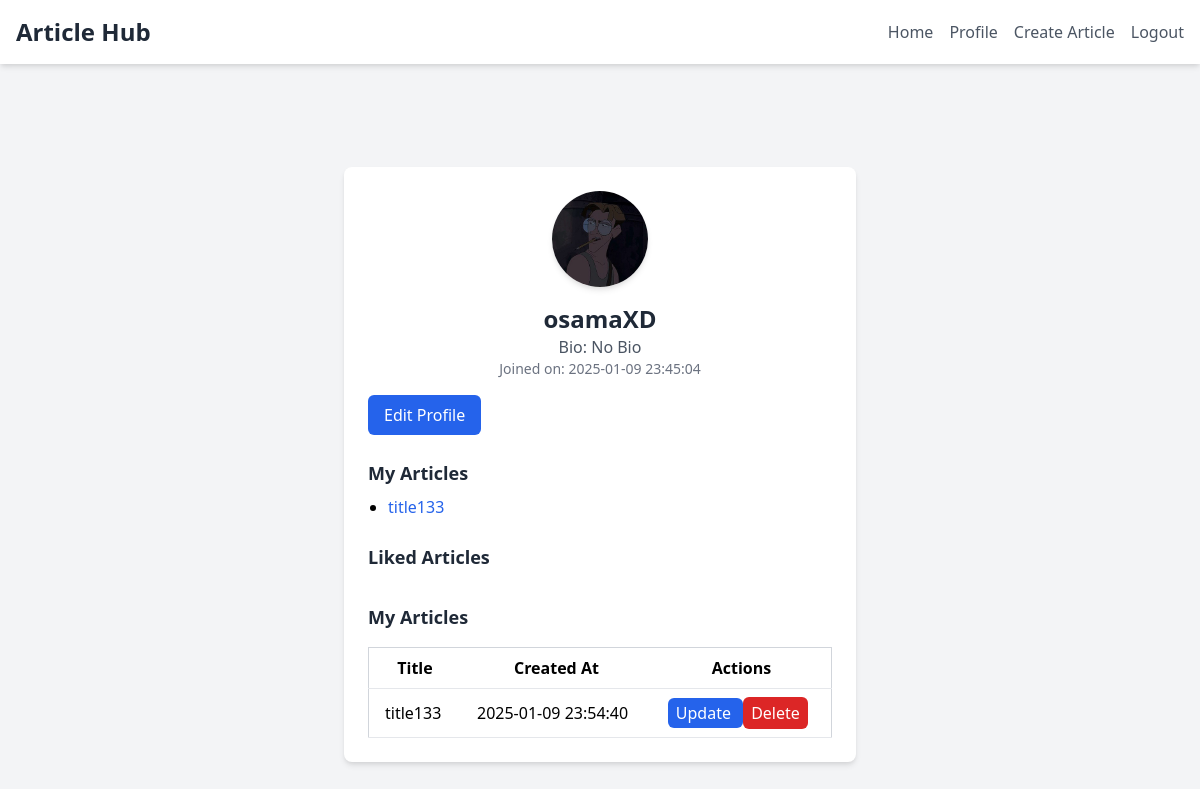
The page /views/profile.php (signed in) on the database as committed earlier.
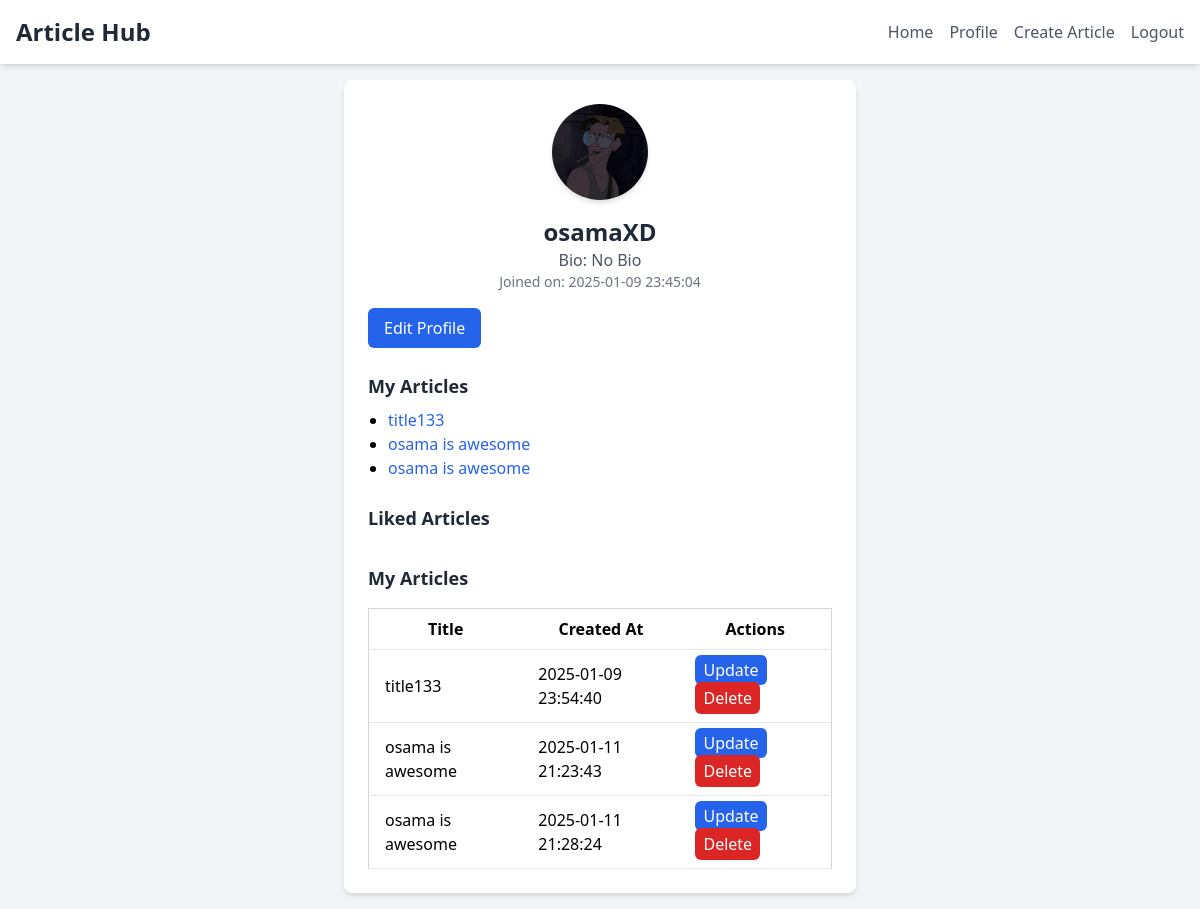
The same page on the database as committed later.
### tables this page shows
CREATE TABLE `users` (
  `UserID` int NOT NULL AUTO_INCREMENT,
  `Username` varchar(50) NOT NULL,
  `FirstName` varchar(50) NOT NULL,
  `LastName` varchar(50) NOT NULL,
  `Email` varchar(100) NOT NULL,
  `Password` varchar(255) NOT NULL,
  `UserType` enum('Admin','Member','Author') NOT NULL,
  `DateOfJoining` datetime DEFAULT CURRENT_TIMESTAMP,
  `Birthday` date NOT NULL,
  `Bio` text,
  `token_auth` text,
  `ProfileImage` varchar(255) DEFAULT '../assets/img/default.jpg',
  `IsBanned` enum('yes','no') DEFAULT 'no',
  PRIMARY KEY (`UserID`),
  UNIQUE KEY `Username` (`Username`),
  UNIQUE KEY `Email` (`Email`)
);

CREATE TABLE `articles` (
  `ArticleID` int NOT NULL AUTO_INCREMENT,
  `AuthorID` int DEFAULT NULL,
  `BannerImage` varchar(255) DEFAULT NULL,
  `Title` varchar(255) NOT NULL,
  `InnerText` text NOT NULL,
  `CreatedAt` datetime DEFAULT CURRENT_TIMESTAMP,
  `CategoryID` int DEFAULT NULL,
  `IsBanned` enum('yes','no') DEFAULT 'no',
  PRIMARY KEY (`ArticleID`),
  KEY `fk_author_id` (`AuthorID`),
  KEY `fk_category_id` (`CategoryID`),
  CONSTRAINT `articles_ibfk_1` FOREIGN KEY (`AuthorID`) REFERENCES `users` (`UserID`) ON DELETE CASCADE,
  CONSTRAINT `fk_author_id` FOREIGN KEY (`AuthorID`) REFERENCES `users` (`UserID`) ON DELETE CASCADE,
  CONSTRAINT `fk_category_id` FOREIGN KEY (`CategoryID`) REFERENCES `categories` (`CategoryID`) ON DELETE SET NULL
);

### control/Users.php (called while the page is built, shortened)
<?php
class Users {
    private $conn;
    private $table_name = "Users";
    public function __construct($db, $userID = null, $username = null, $firstName = null, $lastName = null, $email = null, $password = null, $userType = null, $birthday = null, $bio = null, $isBanned = 'no', $profileImage = null) {
        $this->conn = $db;
    }
    public function getUserByID($userID) {
        $query = "SELECT * FROM " . $this->table_name . " WHERE UserID = :userID";
        $stmt = $this->conn->prepare($query);
        $stmt->bindParam(':userID', $userID);
        $stmt->execute();
        return $stmt->fetch(PDO::FETCH_ASSOC);
    }
}

### control/Articles.php (called while the page is built, shortened)
<?php
class Articles {
    private $conn;
    private $authorID;
    public function __construct($db, $articleID = null, $authorID = null, $bannerImage = null, $title = null, $content = null, $categoryID = null) {
        $this->conn = $db;
        $this->authorID = $authorID;
    }
    public function getArticlesByAuthorID($authorID = null) {
        $authorID = $authorID ?? $this->authorID;
        $query = "SELECT * FROM Articles WHERE AuthorID = :authorID";
        $stmt = $this->conn->prepare($query);
        $stmt->bindParam(':authorID', $authorID);
        $stmt->execute();
        return $stmt->fetchAll(PDO::FETCH_ASSOC);
    }
}

### views/profile.php (the view, shortened to what this page needs)
<?php
require_once '../control/Users.php';
require_once '../control/Articles.php';
$database = new Database();
$pdo = $database->getConnection();
if (isset($_SESSION['user'])) {
    $user = $_SESSION['user'];
    $userID = $user['UserID'];
    $users = new Users($pdo);
    $articles = new Articles($pdo);
    $userDetails = $users->getUserByID($userID);
    $userArticles = $articles->getArticlesByAuthorID($userID);
} else {
    header('Location: login.php');
    exit;
}
?>
<!DOCTYPE html>
<html lang="en">
<head>
    <link rel="stylesheet" href="../src/output.css">
    <link href="https://cdn.jsdelivr.net/npm/tailwindcss@2.2.19/dist/tailwind.min.css" rel="stylesheet">
</head>
<body class="bg-gray-100">
    <header class="bg-white shadow-md p-4">
        <div class="max-w-7xl mx-auto flex flex-col md:flex-row justify-between items-center">
            <h1 class="text-2xl font-bold text-gray-800">Article Hub</h1>
            <nav class="mt-4 md:mt-0">
                <ul class="flex flex-wrap justify-center gap-4">
                    <li><a href="home.php" class="text-gray-600 hover:text-blue-600">Home</a></li>
                    <?php if (isset($_SESSION['user'])): ?>
                        <li><a href="profile.php" class="text-gray-600 hover:text-blue-600">Profile</a></li>
                        <?php if ($_SESSION['user']['UserType'] === 'Author'): ?>
                            <li><a href="create_article.php" class="text-gray-600 hover:text-blue-600">Create Article</a></li>
                        <?php endif; ?>
                        <li><a href="logout.php" class="text-gray-600 hover:text-blue-600">Logout</a></li>
                    <?php else: ?>
                        <li><a href="login.php" class="text-gray-600 hover:text-blue-600">Login</a></li>
                        <li><a href="signup.php" class="text-gray-600 hover:text-blue-600">Signup</a></li>
                    <?php endif; ?>
                </ul>
            </nav>
        </div>
    </header>
    <div class="flex items-center justify-center min-h-screen p-4">
        <div class="bg-white rounded-lg shadow-md p-6 w-full max-w-lg">
            <div class="flex flex-col items-center mb-4">
                <img src="<?= htmlspecialchars($userDetails['ProfileImage'] ?? 'default.jpg') ?>"
                     alt="Profile Image" class="w-24 h-24 rounded-full shadow-md mb-4">
                <h1 class="text-2xl font-semibold text-gray-800"><?= htmlspecialchars($userDetails['Username']) ?></h1>
                <p class="text-gray-600 text-center">Bio: <?= htmlspecialchars($userDetails['Bio']) ?></p>
                <p class="text-gray-500 text-sm">Joined on: <span class="font-medium"><?= htmlspecialchars($userDetails['DateOfJoining']) ?></span></p>
            </div>
            <button id="editProfile" class="w-full md:w-auto px-4 py-2 bg-blue-600 text-white rounded-md hover:bg-blue-700 mb-6">
                Edit Profile
            </button>
            <div class="mb-6">
                <h2 class="text-lg font-semibold text-gray-800 mb-2">My Articles</h2>
                <ul class="list-disc pl-5">
                    <?php foreach ($userArticles as $article): ?>
                        <li>
                            <a href="article.php?articleID=<?= htmlspecialchars($article['ArticleID']) ?>"
                               class="text-blue-600 hover:underline">
                                <?= htmlspecialchars($article['Title']) ?>
                            </a>
                        </li>
                    <?php endforeach; ?>
                </ul>
            </div>
            <div class="mb-6">
                <h2 class="text-lg font-semibold text-gray-800 mb-2">Liked Articles</h2>
            </div>
            <?php if ($userDetails['UserType'] === 'Author'): ?>
                <div class="mt-8">
                    <h2 class="text-lg font-semibold text-gray-800 mb-4">My Articles</h2>
                    <div class="overflow-x-auto">
                        <table class="min-w-full bg-white border border-gray-300">
                            <thead>
                                <tr>
                                    <th class="py-2 px-4 border-b">Title</th>
                                    <th class="py-2 px-4 border-b">Created At</th>
                                    <th class="py-2 px-4 border-b">Actions</th>
                                </tr>
                            </thead>
                            <tbody>
                                <?php foreach ($userArticles as $article): ?>
                                    <tr>
                                        <td class="py-2 px-4 border-b"><?= htmlspecialchars($article['Title']) ?></td>
                                        <td class="py-2 px-4 border-b"><?= htmlspecialchars($article['CreatedAt']) ?></td>
                                        <td class="py-2 px-4 border-b">
                                            <a href="update_article.php?id=<?= htmlspecialchars($article['ArticleID']) ?>"
                                               class="px-2 py-1 bg-blue-600 text-white rounded-md hover:bg-blue-700">
                                                Update
                                            </a>
                                            <button onclick="deleteArticle(<?= htmlspecialchars($article['ArticleID']) ?>)"
                                                    class="px-2 py-1 bg-red-600 text-white rounded-md hover:bg-red-700">
                                                Delete
                                            </button>
                                        </td>
                                    </tr>
                                <?php endforeach; ?>
                            </tbody>
                        </table>
                    </div>
                </div>
            <?php endif; ?>
        </div>
    </div>
</body>
</html>

Rows that differ between the two databases and show on the page:
added articles: Title "osama is awesome", CreatedAt "2025-01-11 21:23:43"
added articles: Title "osama is awesome", CreatedAt "2025-01-11 21:28:24"
